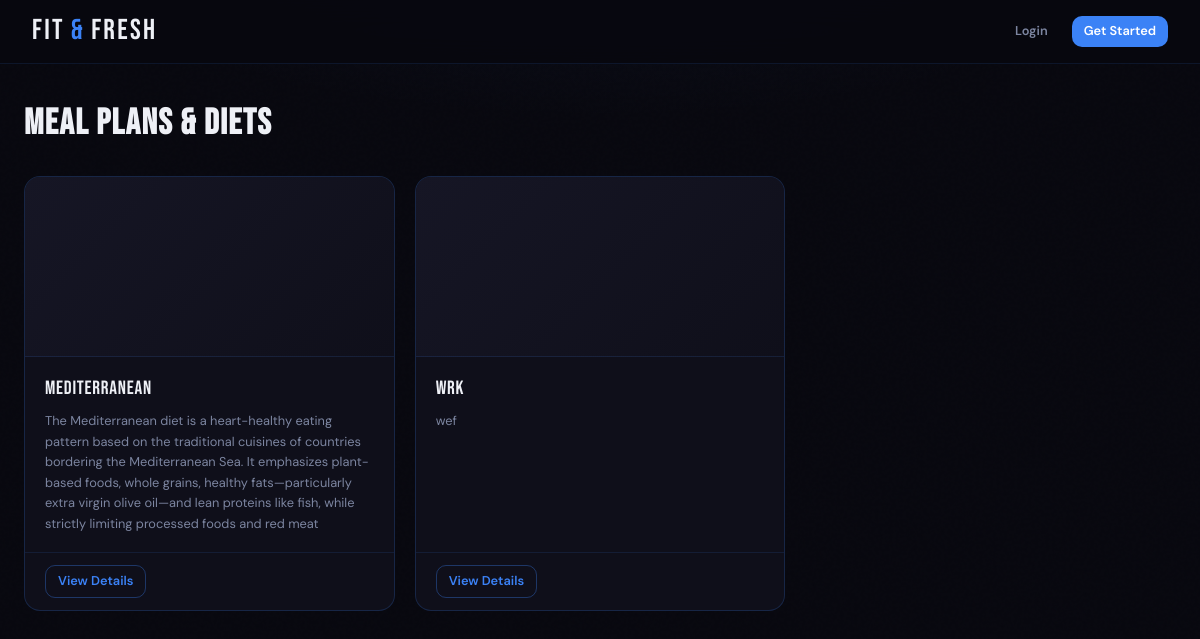
Before: /meal-plans with the older database file.
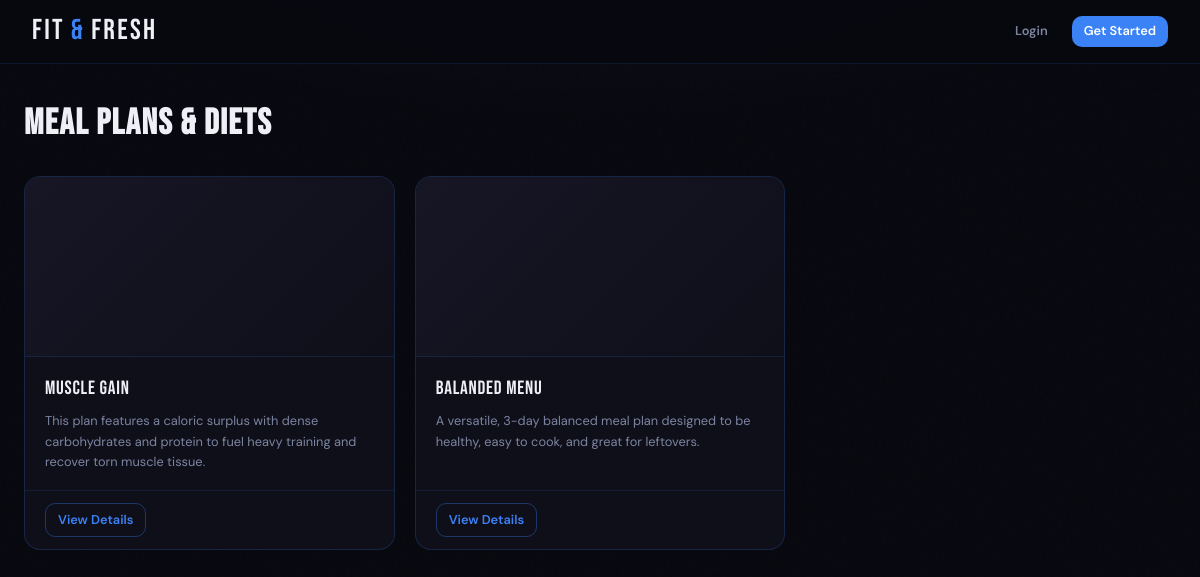
After: the same page with the newer database file.
### tables this page shows
CREATE TABLE meal_plan (id INTEGER PRIMARY KEY AUTOINCREMENT, name TEXT NOT NULL, description TEXT NOT NULL, meals TEXT NOT NULL, trainer_id INTEGER NOT NULL, FOREIGN KEY (trainer_id) REFERENCES user(id));

### App.py (the view)
@app.route("/meal-plans")
def meal_plans():
    conn = get_db()
    all_meal_plans = conn.execute("SELECT * FROM meal_plan").fetchall()
    conn.close()
    return render_template("meal_plans.html", meal_plans = all_meal_plans)

### DB_Models.py (called while the page is built)
def get_db():
    os.makedirs(os.path.dirname(DB_PATH), exist_ok = True) #Creates the instance folder if it doesn't exist
    conn = sqlite3.connect(DB_PATH) #Connects to the database file
    conn.row_factory = sqlite3.Row #Allows columns to be accessed by name instead of index
    conn.execute("PRAGMA foreign_keys = ON") #Enforces foreign key constraints
    return conn

### templates/meal_plans.html (shortened to what this page needs)
{% extends "base.html" %}
{% block content %}
<div class="page">
    <div class="page-header">
        <h2>Meal Plans & Diets</h2>
    </div>
    {% if meal_plans %}
    <div class="grid-3">
        {% for plan in meal_plans %}
        <div class="content-card">
            <div class="content-card-img-placeholder">
            </div>
            <div class="content-card-body">
                <div class="content-card-title">{{ plan.name }}</div>
                <p class="content-card-meta">{{ plan.description }}</p>
            </div>
            <div class="content-card-footer">
                <a href="{{ url_for('meal_plan_detail', plan_id=plan.id) }}" class="btn btn-outline btn-sm">View Details</a>
            </div>
        </div>
        {% endfor %}
    </div>
    {% endif %}
</div>
{% endblock %}

Changed rows visible on the page:
removed meal_plan: name "Mediterranean", description "The Mediterranean diet is a heart-healthy eating pattern based on the traditional cuisines of countries bordering the Mediterranean Sea. It emphasizes plant-based foods, whole grains, healthy fats—particularly extra virgin olive oil—and lean proteins like fish, while strictly limiting processed foods and red meat"
removed meal_plan: name "wrk", description "wef"
added meal_plan: name "Muscle Gain", description "This plan features a caloric surplus with dense carbohydrates and protein to fuel heavy training and recover torn muscle tissue."
added meal_plan: name "Balanded Menu", description "A versatile, 3-day balanced meal plan designed to be healthy, easy to cook, and great for leftovers."
